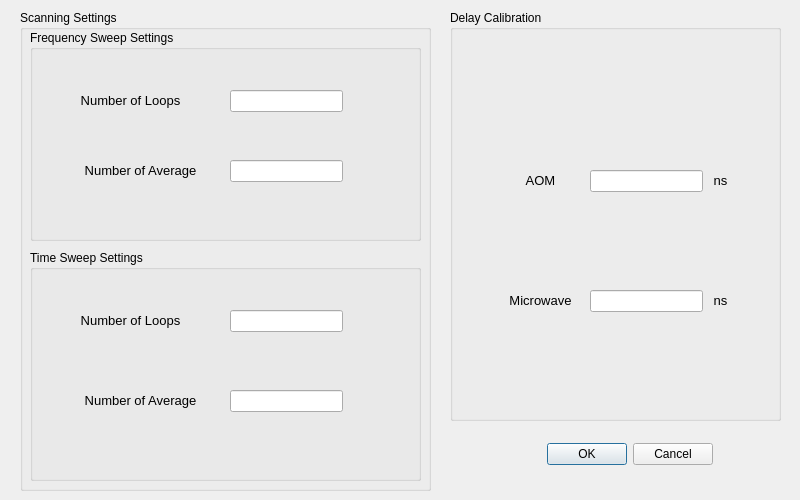
<?xml version="1.0" encoding="UTF-8"?>
<ui version="4.0">
 <class>Settings</class>
 <widget class="QDialog" name="Settings">
  <property name="geometry">
   <rect>
    <x>0</x>
    <y>0</y>
    <width>800</width>
    <height>500</height>
   </rect>
  </property>
  <property name="windowTitle">
   <string>Settings</string>
  </property>
  <property name="modal">
   <bool>true</bool>
  </property>
  <widget class="QGroupBox" name="ScanningSettings">
   <property name="geometry">
    <rect>
     <x>20</x>
     <y>10</y>
     <width>411</width>
     <height>481</height>
    </rect>
   </property>
   <property name="title">
    <string>Scanning Settings</string>
   </property>
   <widget class="QGroupBox" name="FreqSweepSetting">
    <property name="geometry">
     <rect>
      <x>10</x>
      <y>20</y>
      <width>391</width>
      <height>211</height>
     </rect>
    </property>
    <property name="title">
     <string>Frequency Sweep Settings</string>
    </property>
    <widget class="QLabel" name="label_6">
     <property name="geometry">
      <rect>
       <x>10</x>
       <y>60</y>
       <width>181</width>
       <height>21</height>
      </rect>
     </property>
     <property name="font">
      <font>
       <pointsize>10</pointsize>
      </font>
     </property>
     <property name="text">
      <string>Number of Loops</string>
     </property>
     <property name="alignment">
      <set>Qt::AlignCenter</set>
     </property>
    </widget>
    <widget class="QLabel" name="label_7">
     <property name="geometry">
      <rect>
       <x>20</x>
       <y>130</y>
       <width>181</width>
       <height>21</height>
      </rect>
     </property>
     <property name="font">
      <font>
       <pointsize>10</pointsize>
      </font>
     </property>
     <property name="text">
      <string>Number of Average</string>
     </property>
     <property name="alignment">
      <set>Qt::AlignCenter</set>
     </property>
    </widget>
    <widget class="QLineEdit" name="lineEditFreqSetNumOfLoop">
     <property name="geometry">
      <rect>
       <x>200</x>
       <y>60</y>
       <width>113</width>
       <height>22</height>
      </rect>
     </property>
    </widget>
    <widget class="QLineEdit" name="lineEditFreqSetNumOfAverage">
     <property name="geometry">
      <rect>
       <x>200</x>
       <y>130</y>
       <width>113</width>
       <height>22</height>
      </rect>
     </property>
    </widget>
   </widget>
   <widget class="QGroupBox" name="TimeSweepSetting">
    <property name="geometry">
     <rect>
      <x>10</x>
      <y>240</y>
      <width>391</width>
      <height>231</height>
     </rect>
    </property>
    <property name="title">
     <string>Time Sweep Settings</string>
    </property>
    <widget class="QLabel" name="label_5">
     <property name="geometry">
      <rect>
       <x>10</x>
       <y>60</y>
       <width>181</width>
       <height>21</height>
      </rect>
     </property>
     <property name="font">
      <font>
       <pointsize>10</pointsize>
      </font>
     </property>
     <property name="text">
      <string>Number of Loops</string>
     </property>
     <property name="alignment">
      <set>Qt::AlignCenter</set>
     </property>
    </widget>
    <widget class="QLineEdit" name="lineEditTimeSetNumOfLoop">
     <property name="geometry">
      <rect>
       <x>200</x>
       <y>60</y>
       <width>113</width>
       <height>22</height>
      </rect>
     </property>
    </widget>
    <widget class="QLabel" name="label_8">
     <property name="geometry">
      <rect>
       <x>20</x>
       <y>140</y>
       <width>181</width>
       <height>21</height>
      </rect>
     </property>
     <property name="font">
      <font>
       <pointsize>10</pointsize>
      </font>
     </property>
     <property name="text">
      <string>Number of Average</string>
     </property>
     <property name="alignment">
      <set>Qt::AlignCenter</set>
     </property>
    </widget>
    <widget class="QLineEdit" name="lineEditTimeSetNumOfAverage">
     <property name="geometry">
      <rect>
       <x>200</x>
       <y>140</y>
       <width>113</width>
       <height>22</height>
      </rect>
     </property>
    </widget>
   </widget>
  </widget>
  <widget class="QGroupBox" name="DelayCalibration">
   <property name="geometry">
    <rect>
     <x>450</x>
     <y>10</y>
     <width>331</width>
     <height>411</height>
    </rect>
   </property>
   <property name="title">
    <string>Delay Calibration</string>
   </property>
   <widget class="QLabel" name="label">
    <property name="geometry">
     <rect>
      <x>60</x>
      <y>160</y>
      <width>61</width>
      <height>21</height>
     </rect>
    </property>
    <property name="font">
     <font>
      <pointsize>10</pointsize>
     </font>
    </property>
    <property name="text">
     <string>AOM</string>
    </property>
    <property name="alignment">
     <set>Qt::AlignCenter</set>
    </property>
   </widget>
   <widget class="QLabel" name="label_2">
    <property name="geometry">
     <rect>
      <x>40</x>
      <y>280</y>
      <width>101</width>
      <height>21</height>
     </rect>
    </property>
    <property name="font">
     <font>
      <pointsize>10</pointsize>
     </font>
    </property>
    <property name="text">
     <string>Microwave</string>
    </property>
    <property name="alignment">
     <set>Qt::AlignCenter</set>
    </property>
   </widget>
   <widget class="QLineEdit" name="lineEditAOMDelayTime">
    <property name="geometry">
     <rect>
      <x>140</x>
      <y>160</y>
      <width>113</width>
      <height>22</height>
     </rect>
    </property>
   </widget>
   <widget class="QLineEdit" name="lineEditMWDelayTime">
    <property name="geometry">
     <rect>
      <x>140</x>
      <y>280</y>
      <width>113</width>
      <height>22</height>
     </rect>
    </property>
   </widget>
   <widget class="QLabel" name="label_3">
    <property name="geometry">
     <rect>
      <x>250</x>
      <y>160</y>
      <width>41</width>
      <height>21</height>
     </rect>
    </property>
    <property name="font">
     <font>
      <pointsize>10</pointsize>
     </font>
    </property>
    <property name="text">
     <string>ns</string>
    </property>
    <property name="alignment">
     <set>Qt::AlignCenter</set>
    </property>
   </widget>
   <widget class="QLabel" name="label_4">
    <property name="geometry">
     <rect>
      <x>250</x>
      <y>280</y>
      <width>41</width>
      <height>21</height>
     </rect>
    </property>
    <property name="font">
     <font>
      <pointsize>10</pointsize>
     </font>
    </property>
    <property name="text">
     <string>ns</string>
    </property>
    <property name="alignment">
     <set>Qt::AlignCenter</set>
    </property>
   </widget>
  </widget>
  <widget class="QDialogButtonBox" name="buttonBox">
   <property name="geometry">
    <rect>
     <x>520</x>
     <y>440</y>
     <width>193</width>
     <height>28</height>
    </rect>
   </property>
   <property name="standardButtons">
    <set>QDialogButtonBox::Cancel|QDialogButtonBox::Ok</set>
   </property>
  </widget>
 </widget>
 <resources/>
 <connections/>
</ui>
